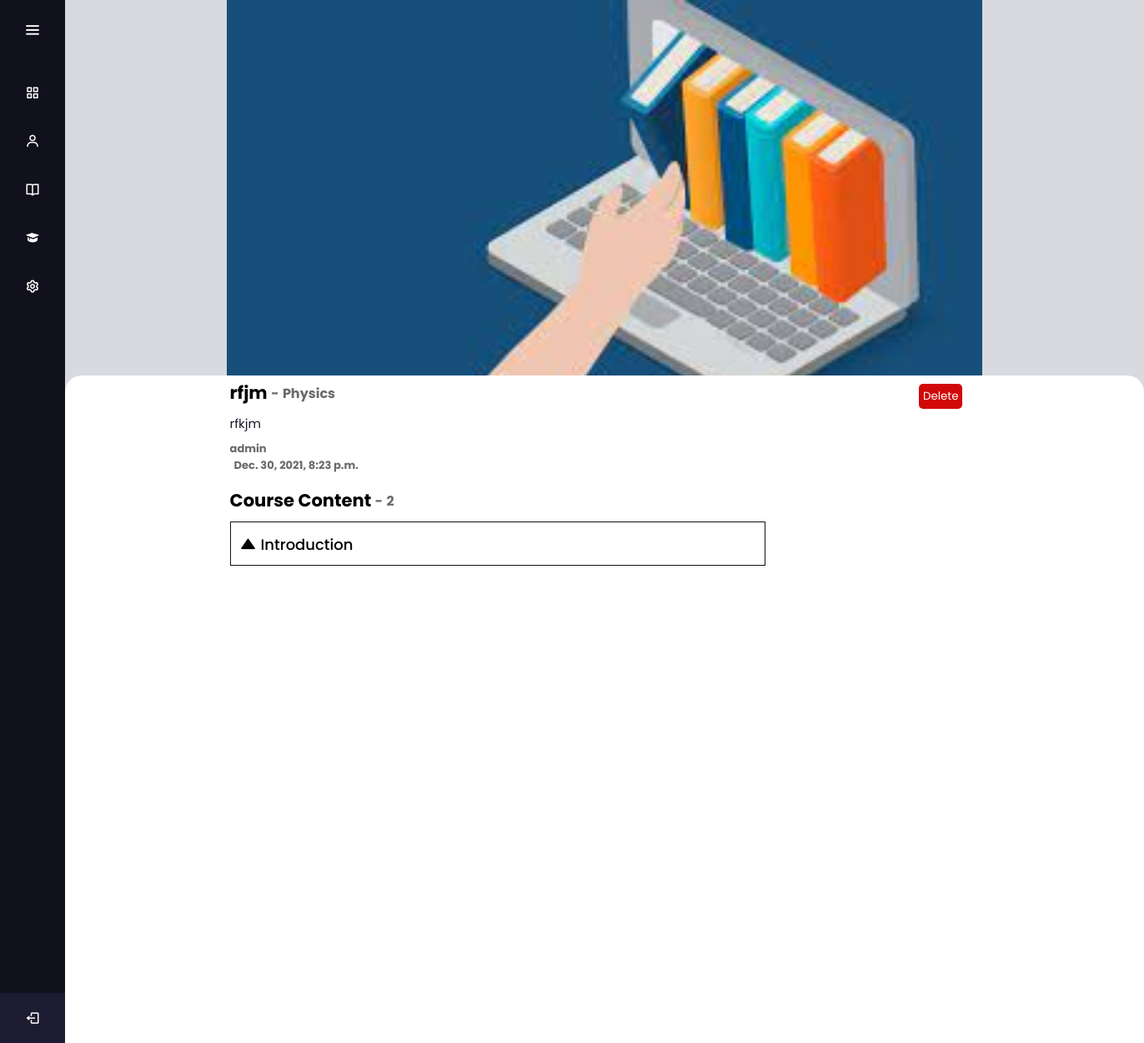
The page /course/rfjm/ (signed in) on the database its author committed.
### index/models.py (models this page shows, shortened)
class Course(models.Model):
    course_title=models.CharField(max_length=90,unique=True,null=False,blank=False)
    course_desc=models.TextField(null=False,blank=False)
    course_subj=models.CharField(max_length=20,choices=course_subject_choices,blank=False,null=False)
    course_thumbnail=models.ImageField(upload_to='Course_Thumbnail',default='default_course.jpeg',validators=[validate_image_file_extension])
    course_author=models.ForeignKey(User,on_delete=models.CASCADE)
    course_published_on=models.DateTimeField(auto_now_add=True)

### index/views.py (the view)
# urls.py: path('course/<str:course_title>/',views.course_paginated_view,name='course_paginated_view'),
def course_paginated_view(request,course_title):
    course_query=Course.objects.filter(course_title=course_title)
    video_query=Course.objects.get(course_title=course_title)
    return render(request,'index/paginated_course.html',{'course_query':course_query,'video_query':video_query})

### index/templates/index/paginated_course.html (shortened to what this page needs)
{% extends "navbar.html" %}
{% load static %}
{% block script %}
  <link rel="stylesheet" href="{% static 'css/open-course.css' %}">
{% endblock script %}
{% block body %}
    <section class="home-section">
        <div class="course-card">
            {% for course in course_query %}
            <div class="course-img">
              {% if course.course_thumbnail %}
                <img src="{{course.course_thumbnail.url}}" alt="" class="img-crs">
              {% else %}
                <img src="/Data/default_course.jpeg" alt="" class="img-crs">
              {% endif %}
            </div>
            <div class="course-details">
            <div class="details">
                <h3 style="width: 70%;">{{course.course_title}} <span>-</span> <span>{{course.course_subj}}</span> {% if request.user ==  course.course_author %}<a href="{% url 'home:course-delete' course.course_title %}"><button style="color: white; background-color: rgb(209, 8, 8);border: none;border-radius: 5px;padding: 5px;cursor: pointer;position: absolute;right: 20px;margin-top: 5px;">Delete</button> {% endif %}
                </a>     </h3>
                <div>
                    <p>{{course.course_desc}}</p>
                </div>
                <h3 class="au" style="margin-top: 10px;">{{course.course_author}}  <br><span>{{course.course_published_on}}</span></h3>
               <h3 style="margin-top: 15px;">Course Content <span>-</span> <span class="position: relative;top:-1px;left: 18px;">{{course.video_set.all.count}}</span></h3>
            {% endfor %}
               <div class="course-lectures">
                <div class="lectures">
                  <div class="lect">
                    <i class='bx bxs-up-arrow arrow-lect' ></i>
                    <h4>Introduction</h4>
                  </div>
                </div>
               </div>
            </div>
        </div>
        </div>
    </section>
{% endblock body %}

### static/css/open-course.css (style rules this page uses)
* { margin: 0; padding: 0; box-sizing: border-box; font-family: "Poppins" , sans-serif; }
body { overflow-x:hidden; }
.home-section { position: relative; min-height: 100vh; top: 0; left: 78px; width: calc(100% - 78px); transition: all 0.5s ease; z-index: 2; }
a { text-decoration: none; color: #fff; }
.details { font-size: 18px; margin-bottom: 10px; padding: 5px; width:100%; }
.details .bx { font-size: 20px; cursor: pointer; margin: 5px; }
.details h4 { font-weight:500; margin-bottom: 5px; }
.details p { font-size: 15px; color: #696a6d; }
.bx { cursor:pointer; }
.course-card { width:100%; height:100%; background-color: #d9dadf; }
.course-card .course-img { width: 70%; height:30%; position: relative; left: 15%; }
.course-card .course-img .img-crs { width: 100%; height: 80%; }
.course-details .details { width: 100%; height: 100%; border-top-left-radius: 20px; border-top-right-radius: 20px; position: absolute; background-color: #fff; top: 450px; }
.details h3 { position: relative; left: 15%; margin-bottom:10px; }
.course-lectures { position: relative; left: 15%; margin-bottom: 10px; }
.course-lectures .lectures { padding: 6px; width: 100%; margin-bottom: 10px; border: 1px solid #11101D; }
.course-lectures .lectures .lect { display:flex; flex-direction: row; align-items: center; }
.course-lectures .lectures div { width: 100%; }
.arrow-lect { transform:initial 156ms linear; }
.lectures h4 { margin-top: 7px; }
.details h3 span { font-size:16px; color: #696a6d; position:relative; top: -1px; }
.details .au { font-size:13px; color: #696a6d; position: relative; top:-1px; }
.details .au span { font-size:13px; color: #696a6d; position: relative; left: 5px; top:0.3px; }
.details div { width: 50%; }
.details div p { color: #1b1929; position: relative; left: 30%; }

### rows shown on the page
Course: course_thumbnail (placeholder picture), course_title "rfjm", course_subj "Physics", shows "Delete", course_desc "rfkjm", course_author "admin", course_published_on "Dec. 30, 2021, 8:23 p.m.", video_set.all.count "2"
